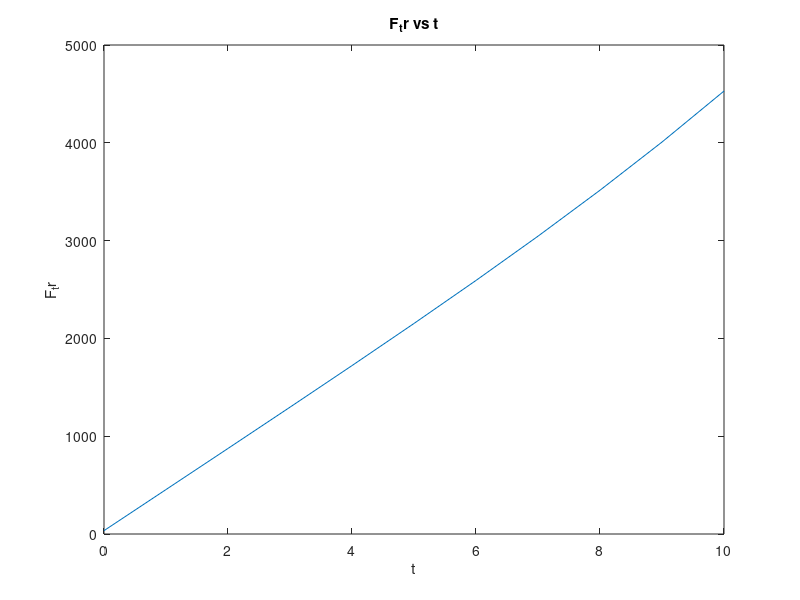
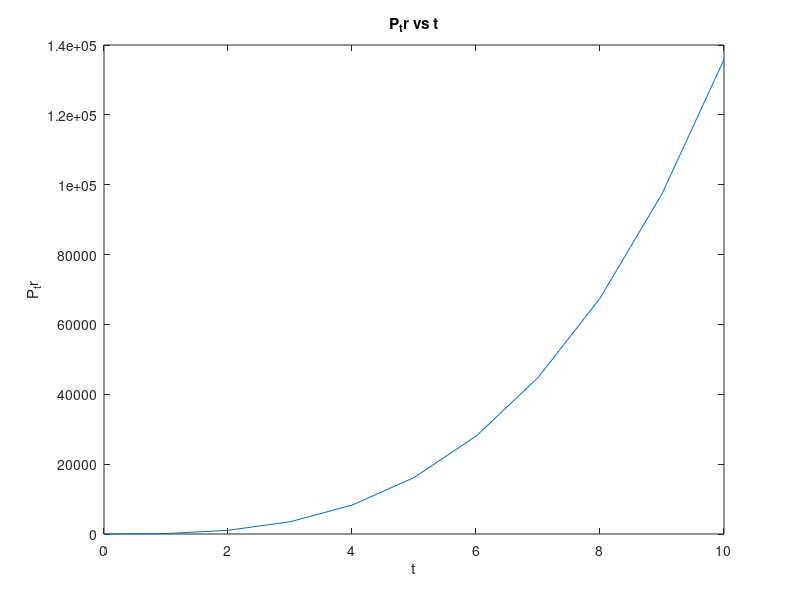
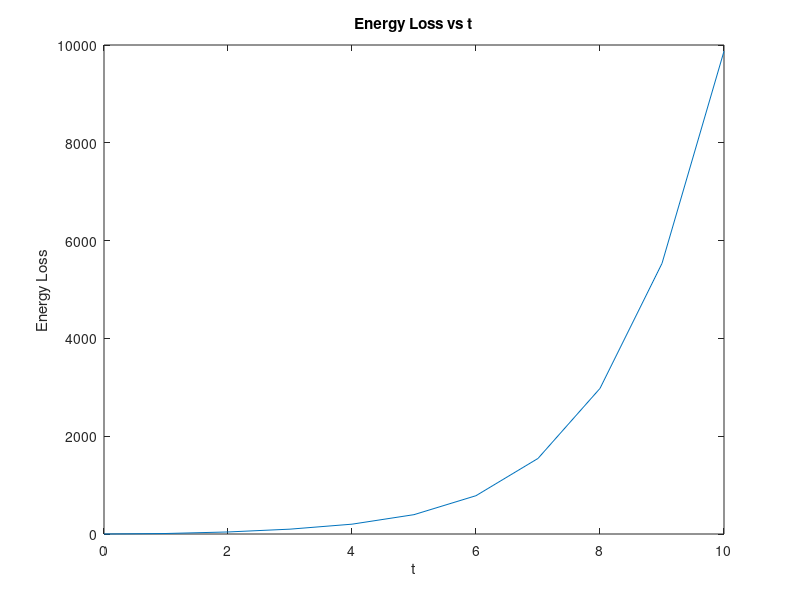

MATLAB code to generate these figures, in order:
%Tyler Matthews 
%HW2 HEV-P4

close all; %Close Figures
clc; %Clear Console

%Initial conditions
C0 = 0.005;
C1 = 1.3*(10^-6);
Cd = 0.3; 
Af = 1.8;
p = 1.18;
gravity = 9.81; 
mass = 700;  

t = 0:1:10; %time step

x = 0.10*t.^3;  %distance
v = 0.3*t.^2;  %velocity dx/dt
a = 0.6*t; %acceleration dv/dt

%i
%calcs
F_tr = (mass*a) + ((p/2)*Cd*Af*(v.^2)) + ((mass*gravity)*(C0 + (C1*v.^2)));
%plots
figure;
plot(t, F_tr)
ylabel('F_tr');
xlabel('t');
title('F_tr vs t');

%ii
%calcs
P_tr = F_tr.* v;
%plot
figure;
plot(t, P_tr)
ylabel('P_tr');
xlabel('t');
title('P_tr vs t');

%iii
%calcs
Fad_Froll = F_tr - (mass*a);
Energy_loss = v.*Fad_Froll;
%plot
figure;
plot(t, Energy_loss)
xlabel('t');
ylabel('Energy Loss');
title('Energy Loss vs t');